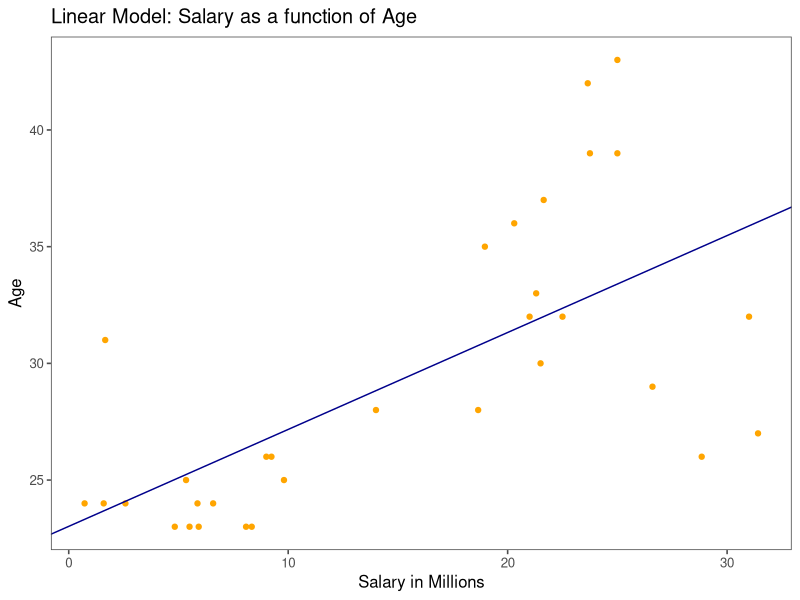
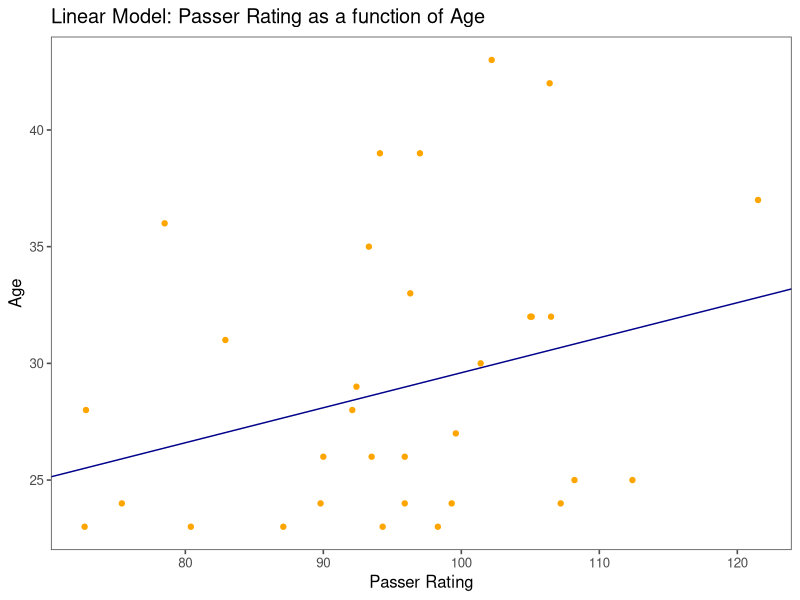

Source code (R) for these figures, in order:
## ---- chunk 1
knitr::opts_chunk$set(echo = TRUE)
library(ggplot2)
library(tidyverse)
library(ggthemes)
NFL_QB_Data <- read.csv("NFL_QB_Data.csv")
NFL <- as.data.frame(NFL_QB_Data)
## ---- chunk 2
#Look at correlation in data
round(cor(NFL),2)
#Age is the closet correlated to salary 

#Creates model of Salary to Age
NFL_Model <- lm(NFL$Age~NFL$Salary)
#Line of best fit: Salary = Age(.4153) + 23.0173
#RMSE:0.4437



#Create Model of Passer Rating
Pass_Model <- lm(NFL$Age~NFL$Rating)
#Line of Best Fit: Passer Rating = .15(Age) + 14.6
#RMSE: .08
## ---- chunk 3
#Creates Age viz
NFL_Viz <- NFL %>% ggplot()
AGE <- NFL_Viz + geom_point(aes(Salary,Age),col="orange") +
  geom_abline(slope = .4153,intercept = 23.0173,col = "darkblue") +
  labs(title="Linear Model: Salary as a function of Age",
       x = "Salary in Millions",y="Age") + theme_few()

#Create Passer Rating viz
Pass_Viz <- NFL %>% ggplot()
RATING <- Pass_Viz + geom_point(aes(Rating,Age),col="orange") +
  geom_abline(slope = .15,intercept = 14.6,col = "darkblue") +
  labs(title="Linear Model: Passer Rating as a function of Age",
       x = "Passer Rating",y="Age") + theme_few()
## ---- chunk 4
AGE
RATING
